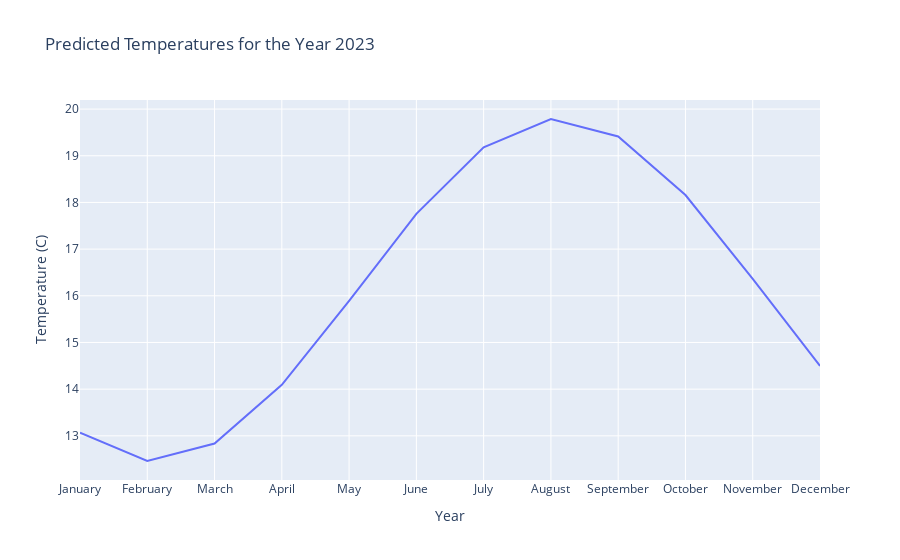

The notebook cell saved with this chart:
### Code cell
# plotting the predicted values for the nth year

trace = go.Scatter(
    x = ["January", "February", "March", "April", "May", "June", "July", "August", "September", "October", "November", "December"],
    y = out_of_sample_forecast[-12:],
    mode = 'lines',
    name = 'Average Temperature'
)

layout = go.Layout(
    title='Predicted Temperatures for the Year %d' % (2013+num_years),
    xaxis=dict(
        title='Year',
    ),
    yaxis=dict(
        title='Temperature (C)',
    )
)
data = [trace]

fig = go.Figure(data=data, layout=layout)
iplot(fig)

### Figure 1 — Plotly figure (JSON) as saved in the notebook; plotly's stock layout.template omitted (floating-point values rounded to 4 significant figures)
{"data": [{"mode": "lines", "name": "Average Temperature", "x": ["January", "February", "March", "April", "May", "June", "July", "August", "September", "October", "November", "December"], "y": [13.07, 12.46, 12.84, 14.09, 15.89, 17.75, 19.18, 19.79, 19.41, 18.16, 16.36, 14.5], "type": "scatter"}], "layout": {"title": {"text": "Predicted Temperatures for the Year 2023"}, "xaxis": {"title": {"text": "Year"}}, "yaxis": {"title": {"text": "Temperature (C)"}}}}
